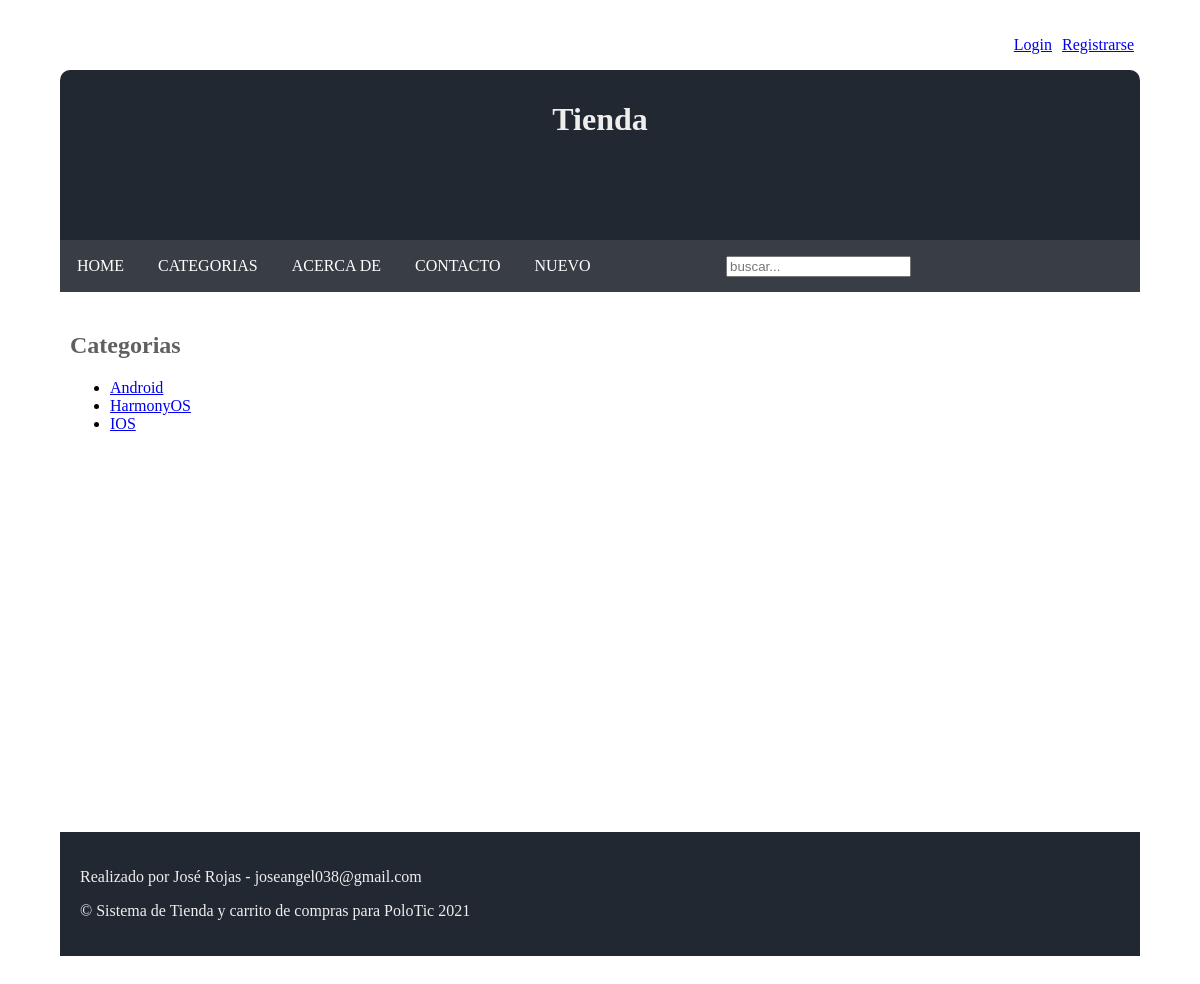
Page /categorias/ on the committed database.
### AppTienda/models.py (models this page shows, shortened)
class CategoriaProd(models.Model):
    nombre= models.CharField(max_length=20)
    class Meta:
        verbose_name="CategoriaProd"
        verbose_name_plural="CategoriasProd"

### AppTienda/views.py (the view)
# urls.py: path('categorias/', views.categorias, name="Categorias"),
def categorias(request):
    cat = CategoriaProd.objects.all()
    return render(request, "AppTienda/categorias.html", {"categorias": cat})

### AppTienda/templates/AppTienda/categorias.html (shortened to what this page needs)
{% extends 'AppTienda/base.html' %}
{% load static %}
{% block content %}
<h1>Categorias</h1>
<ul>
{% for categoria in categorias %}
    <li> <a href="{% url 'Tienda:b_categoria' categoria.nombre %}">{{ categoria.nombre }}</a>  </li>
{% endfor %}
</ul>
{% endblock content %}

### AppTienda/static/AppTienda/css/estilos.css (style rules this page uses)
body { margin: 10px auto; padding: 20px; width: 90%; }
section>h1 { color: #606060; }

### rows in the picture
CategoriaProd: nombre "Android"
CategoriaProd: nombre "HarmonyOS"
CategoriaProd: nombre "IOS"
